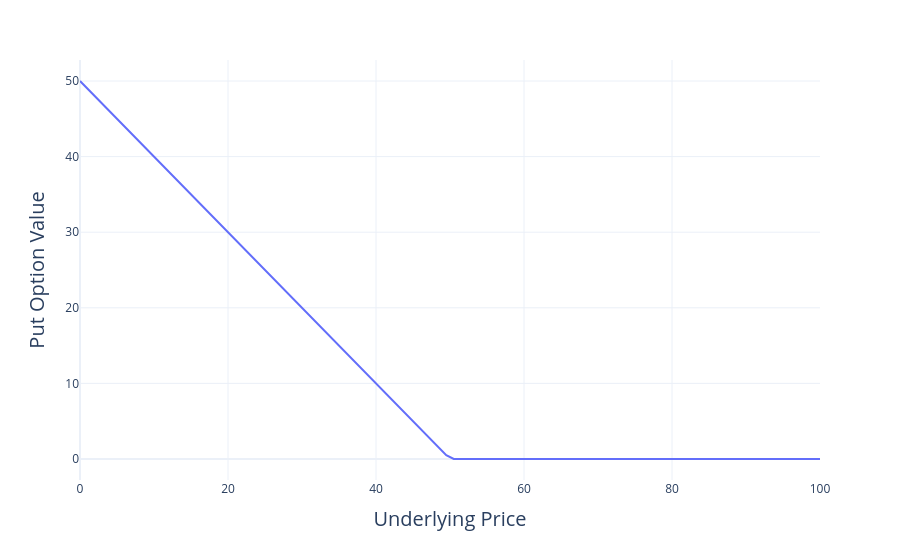

The notebook cell this image was saved under:
### Markdown cell above
### Value of a put at maturity

- At maturity, the value of a put is

$$\begin{cases} \text{strike} - \text{underlying} & \text{if underlying < strike}\\
 0 & \text{if underlying > strike}
 \end{cases}
 $$

- Equivalently, the value of a put is 

$$\max(\text{strike}-\text{underlying price}, 0)$$

### Code cell
strike = 50
underlying = np.linspace(0, 100, 100)
put = np.maximum(strike-underlying, 0)

fig = px.line(x=underlying, y=put)
fig.update_traces(
    hovertemplate="Underlying = $%{x:.2f}<br>Put = $%{y:.2f}<extra></extra>"
)
fig.update_layout(
    xaxis_title="Underlying Price",
    yaxis_title="Put Option Value",
    xaxis_title_font = {"size":20},
    yaxis_title_font =  {"size":20},
    template="plotly_white"
)
fig.show()

### Figure 1 — Plotly figure (JSON) as saved in the notebook; plotly's stock layout.template omitted (floating-point values rounded to 4 significant figures)
{"data": [{"hovertemplate": "Underlying = $%{x:.2f}<br>Put = $%{y:.2f}<extra></extra>", "legendgroup": "", "line": {"color": "#636efa", "dash": "solid"}, "marker": {"symbol": "circle"}, "mode": "lines", "name": "", "orientation": "v", "showlegend": false, "type": "scatter", "x": [0, 1.01, 2.02, 3.03, 4.04, 5.051, 6.061, 7.071, 8.081, 9.091, 10.1, 11.11, 12.12, 13.13, 14.14, 15.15, 16.16, 17.17, 18.18, 19.19, 20.2, 21.21, 22.22, 23.23, 24.24, 25.25, 26.26, 27.27, 28.28, 29.29, 30.3, 31.31, 32.32, 33.33, 34.34, 35.35, 36.36, 37.37, 38.38, 39.39, 40.4, 41.41, 42.42, 43.43, 44.44, 45.45, 46.46, 47.47, 48.48, 49.49, 50.51, 51.52, 52.53, 53.54, 54.55, 55.56, 56.57, 57.58, 58.59, 59.6, 60.61, 61.62, 62.63, 63.64, 64.65, 65.66, 66.67, 67.68, 68.69, 69.7, 70.71, 71.72, 72.73, 73.74, 74.75, 75.76, 76.77, 77.78, 78.79, 79.8, 80.81, 81.82, 82.83, 83.84, 84.85, 85.86, 86.87, 87.88, 88.89, 89.9, 90.91, 91.92, 92.93, 93.94, 94.95, 95.96, 96.97, 97.98, 98.99, 100], "xaxis": "x", "y": [50, 48.99, 47.98, 46.97, 45.96, 44.95, 43.94, 42.93, 41.92, 40.91, 39.9, 38.89, 37.88, 36.87, 35.86, 34.85, 33.84, 32.83, 31.82, 30.81, 29.8, 28.79, 27.78, 26.77, 25.76, 24.75, 23.74, 22.73, 21.72, 20.71, 19.7, 18.69, 17.68, 16.67, 15.66, 14.65, 13.64, 12.63, 11.62, 10.61, 9.596, 8.586, 7.576, 6.566, 5.556, 4.545, 3.535, 2.525, 1.515, 0.5051, 0, 0, 0, 0, 0, 0, 0, 0, 0, 0, 0, 0, 0, 0, 0, 0, 0, 0, 0, 0, 0, 0, 0, 0, 0, 0, 0, 0, 0, 0, 0, 0, 0, 0, 0, 0, 0, 0, 0, 0, 0, 0, 0, 0, 0, 0, 0, 0, 0, 0], "yaxis": "y"}], "layout": {"legend": {"tracegroupgap": 0}, "margin": {"t": 60}, "xaxis": {"anchor": "y", "domain": [0, 1], "title": {"font": {"size": 20}, "text": "Underlying Price"}}, "yaxis": {"anchor": "x", "domain": [0, 1], "title": {"font": {"size": 20}, "text": "Put Option Value"}}}}
